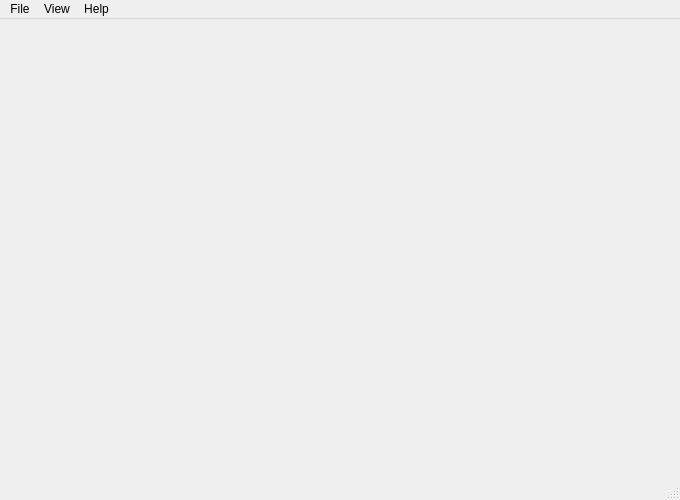
<?xml version="1.0" encoding="UTF-8"?>
<ui version="4.0">
 <class>occQtClass</class>
 <widget class="QMainWindow" name="occQtClass">
  <property name="geometry">
   <rect>
    <x>0</x>
    <y>0</y>
    <width>680</width>
    <height>500</height>
   </rect>
  </property>
  <property name="windowTitle">
   <string>IsoAlgo3d</string>
  </property>
  <property name="windowIcon">
   <iconset>
    <normaloff>Resources/IsoAlgoGui.ico</normaloff>Resources/IsoAlgoGui.ico</iconset>
  </property>
  <widget class="QWidget" name="centralWidget"/>
  <widget class="QMenuBar" name="menuBar">
   <property name="geometry">
    <rect>
     <x>0</x>
     <y>0</y>
     <width>680</width>
     <height>21</height>
    </rect>
   </property>
   <widget class="QMenu" name="menuFile">
    <property name="title">
     <string>File</string>
    </property>
    <addaction name="actionLoadPCF"/>
    <addaction name="actionExit"/>
   </widget>
   <widget class="QMenu" name="menuView">
    <property name="title">
     <string>View</string>
    </property>
    <addaction name="actionZoom"/>
    <addaction name="actionPan"/>
    <addaction name="actionRotate"/>
    <addaction name="separator"/>
    <addaction name="actionHome"/>
    <addaction name="actionFitAll"/>
   </widget>
   <widget class="QMenu" name="menuHelp">
    <property name="title">
     <string>Help</string>
    </property>
    <addaction name="actionAbout"/>
   </widget>
   <addaction name="menuFile"/>
   <addaction name="menuView"/>
   <addaction name="menuHelp"/>
  </widget>
  <widget class="QStatusBar" name="statusBar"/>
  <action name="actionExit">
   <property name="icon">
    <iconset resource="IsoAlgo3d.qrc">
     <normaloff>:/Resources/exit.png</normaloff>:/Resources/exit.png</iconset>
   </property>
   <property name="text">
    <string>Exit</string>
   </property>
   <property name="toolTip">
    <string>Exit IsoAlgo3d</string>
   </property>
   <property name="statusTip">
    <string>Exit IsoAlgo3d</string>
   </property>
  </action>
  <action name="actionAbout">
   <property name="icon">
    <iconset resource="IsoAlgo3d.qrc">
     <normaloff>:/Resources/lamp.png</normaloff>:/Resources/lamp.png</iconset>
   </property>
   <property name="text">
    <string>About</string>
   </property>
   <property name="toolTip">
    <string>About IsoAlgo3d</string>
   </property>
   <property name="statusTip">
    <string>About IsoAlgo3d</string>
   </property>
  </action>
  <action name="actionZoom">
   <property name="icon">
    <iconset resource="IsoAlgo3d.qrc">
     <normaloff>:/Resources/Zoom.png</normaloff>:/Resources/Zoom.png</iconset>
   </property>
   <property name="text">
    <string>Zoom</string>
   </property>
   <property name="toolTip">
    <string>Zoom the 3d view</string>
   </property>
   <property name="statusTip">
    <string>Zoom the 3d view</string>
   </property>
  </action>
  <action name="actionPan">
   <property name="icon">
    <iconset resource="IsoAlgo3d.qrc">
     <normaloff>:/Resources/Pan.png</normaloff>:/Resources/Pan.png</iconset>
   </property>
   <property name="text">
    <string>Pan</string>
   </property>
   <property name="toolTip">
    <string>Pan the 3d view</string>
   </property>
   <property name="statusTip">
    <string>Pan the 3d view</string>
   </property>
  </action>
  <action name="actionRotate">
   <property name="icon">
    <iconset resource="IsoAlgo3d.qrc">
     <normaloff>:/Resources/Rotate.png</normaloff>:/Resources/Rotate.png</iconset>
   </property>
   <property name="text">
    <string>Rotate</string>
   </property>
   <property name="toolTip">
    <string>Rotate the 3d view</string>
   </property>
   <property name="statusTip">
    <string>Rotate the 3d view</string>
   </property>
  </action>
  <action name="actionHome">
   <property name="icon">
    <iconset resource="IsoAlgo3d.qrc">
     <normaloff>:/Resources/Home.png</normaloff>:/Resources/Home.png</iconset>
   </property>
   <property name="text">
    <string>Home</string>
   </property>
   <property name="toolTip">
    <string>Reset the 3d view</string>
   </property>
   <property name="statusTip">
    <string>Reset the 3d view</string>
   </property>
  </action>
  <action name="actionFitAll">
   <property name="icon">
    <iconset resource="IsoAlgo3d.qrc">
     <normaloff>:/Resources/FitAll.png</normaloff>:/Resources/FitAll.png</iconset>
   </property>
   <property name="text">
    <string>Fit All</string>
   </property>
   <property name="toolTip">
    <string>Fit All for the 3d view</string>
   </property>
   <property name="statusTip">
    <string>Fit All for the 3d view</string>
   </property>
  </action>
  <action name="actionLoadPCF">
   <property name="icon">
    <iconset resource="IsoAlgo3d.qrc">
     <normaloff>:/Resources/open.png</normaloff>:/Resources/open.png</iconset>
   </property>
   <property name="text">
    <string>Load PCF</string>
   </property>
   <property name="toolTip">
    <string>Load PCF file</string>
   </property>
   <property name="statusTip">
    <string>Load PCF file</string>
   </property>
  </action>
 </widget>
 <layoutdefault spacing="6" margin="11"/>
 <resources>
  <include location="IsoAlgo3d.qrc"/>
 </resources>
 <connections/>
</ui>
